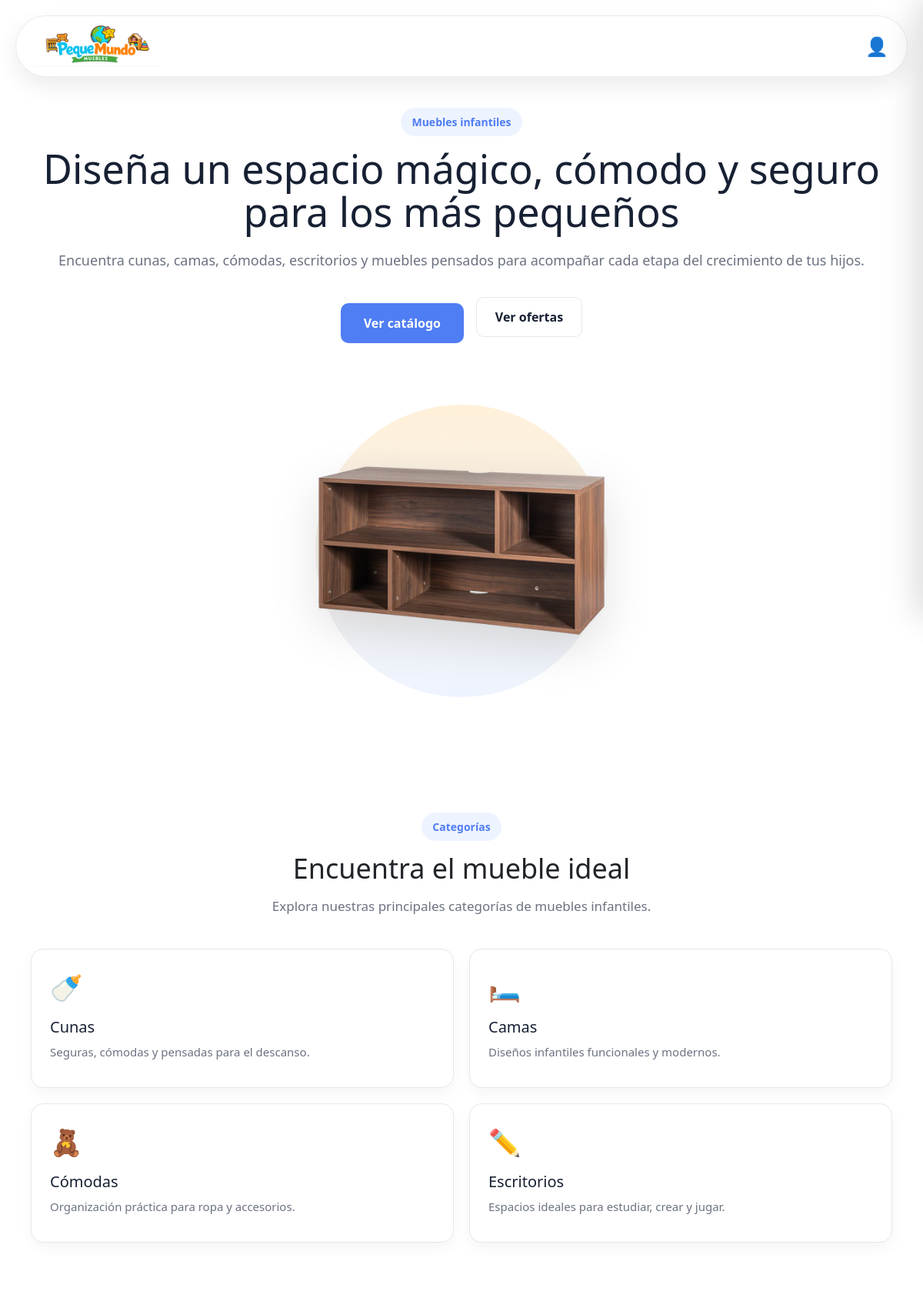
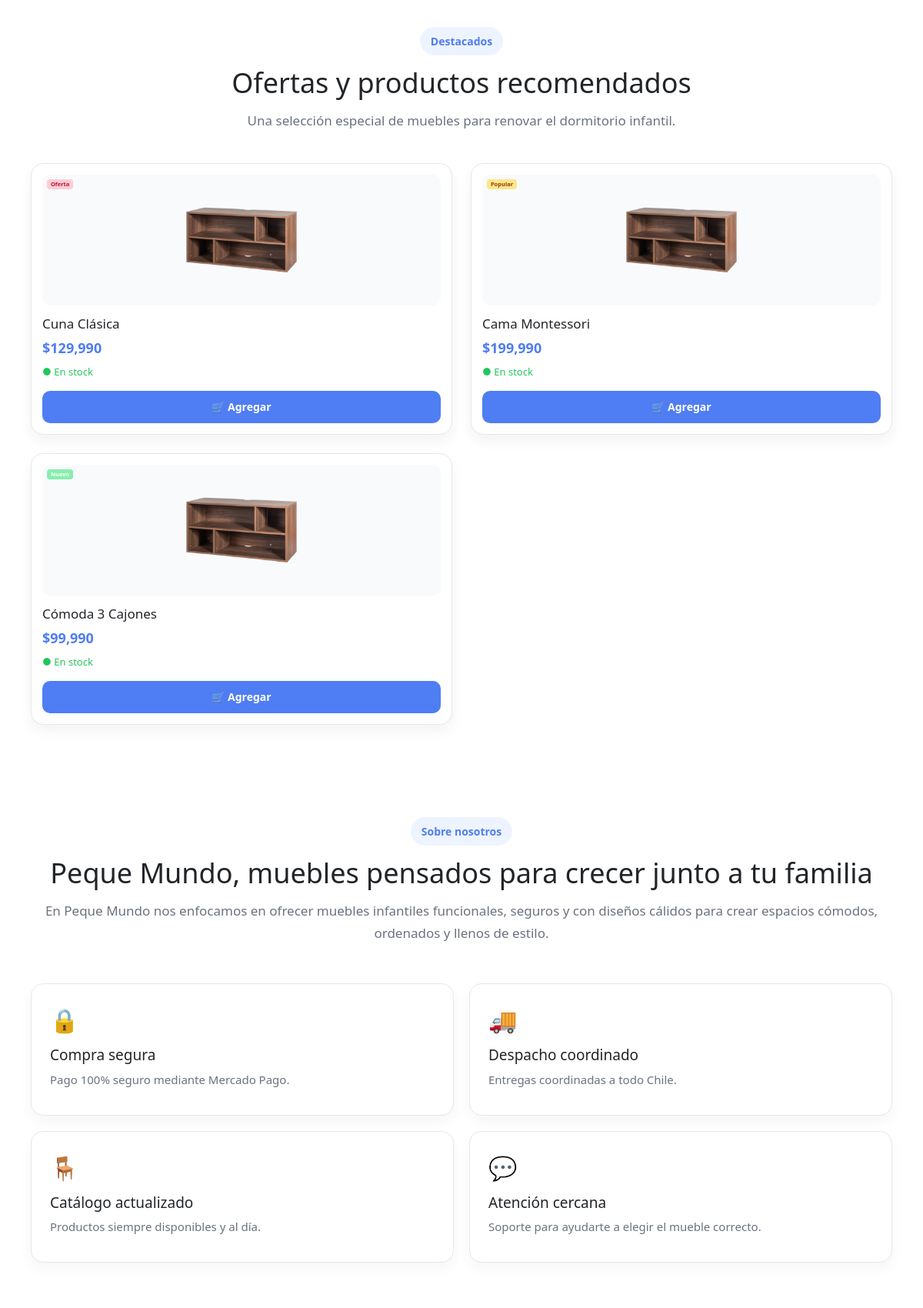
The page / (upper part) on the database its author committed (2 pictures, top to bottom).
### pequemundo/app.py (models this page shows)
class Producto(db.Model):
    id        = db.Column(db.Integer, primary_key=True)
    nombre    = db.Column(db.String(100), nullable=False)
    descripcion = db.Column(db.String(300), nullable=False)
    imagen    = db.Column(db.String(255), nullable=False)
    categoria = db.Column(db.String(50), nullable=False)
    precio    = db.Column(db.Float, nullable=False)
    stock     = db.Column(db.Integer, nullable=False)
    estado    = db.Column(db.String(20), nullable=False)

### pequemundo/app.py (the view)
@app.route('/')
def inicio():
    productos = Producto.query.filter_by(estado='Activo').limit(3).all()
    return render_template('index.html', productos=productos)

### pequemundo/templates/index.html (shortened to what this page needs)
<!DOCTYPE html>
<html lang="es">
<head>
  <link rel="stylesheet" href="{{ url_for('static', filename='css/normalize.css') }}">
  <link rel="stylesheet" href="{{ url_for('static', filename='css/style.css') }}">
</head>
<body>
  <header class="home-header">
    <a href="{{ url_for('inicio') }}" class="home-brand">
      <img src="{{ url_for('static', filename='img/Logo_pequemundo.png') }}" alt="Peque Mundo" class="home-logo">
    </a>
    <div class="home-actions">
      {% if session.get('usuario') %}
        {% if session.get('rol') == 'Admin' %}
          <a href="{{ url_for('dashboard') }}" title="Panel Admin">⚙️</a>
        {% elif session.get('rol') == 'Vendedor' %}
          <a href="{{ url_for('vendedor_dashboard') }}" title="Panel Vendedor">🏪</a>
        {% else %}
          <a href="{{ url_for('mis_pedidos') }}" title="Mis pedidos">📦</a>
        {% endif %}
        <a href="{{ url_for('cerrar_sesion') }}" title="Cerrar sesión">🔓</a>
      {% else %}
        <a href="{{ url_for('login') }}" title="Iniciar sesión">👤</a>
      {% endif %}
    </div>
  </header>
  <main>
    <section class="hero-section">
      <div class="hero-content">
        <span class="hero-label">Muebles infantiles</span>
        <h1>Diseña un espacio mágico, cómodo y seguro para los más pequeños</h1>
        <p>Encuentra cunas, camas, cómodas, escritorios y muebles pensados para acompañar cada etapa del crecimiento de tus hijos.</p>
        <div class="hero-buttons">
          <a href="{{ url_for('catalogo') }}" class="primary-button hero-button">Ver catálogo</a>
          <a href="#ofertas" class="secondary-button">Ver ofertas</a>
        </div>
      </div>
      <div class="hero-image">
        <img src="{{ url_for('static', filename='img/peque-mueble.webp') }}" alt="Mueble infantil Peque Mundo">
      </div>
    </section>
    <section class="home-categories">
      <div class="section-heading">
        <span>Categorías</span>
        <h2>Encuentra el mueble ideal</h2>
        <p>Explora nuestras principales categorías de muebles infantiles.</p>
      </div>
      <div class="category-cards">
        <a href="{{ url_for('catalogo', categoria='Cunas') }}" class="home-category-card">
          <span>🍼</span><h3>Cunas</h3><p>Seguras, cómodas y pensadas para el descanso.</p>
        </a>
        <a href="{{ url_for('catalogo', categoria='Camas') }}" class="home-category-card">
          <span>🛏️</span><h3>Camas</h3><p>Diseños infantiles funcionales y modernos.</p>
        </a>
        <a href="{{ url_for('catalogo', categoria='Cómodas') }}" class="home-category-card">
          <span>🧸</span><h3>Cómodas</h3><p>Organización práctica para ropa y accesorios.</p>
        </a>
        <a href="{{ url_for('catalogo', categoria='Escritorios') }}" class="home-category-card">
          <span>✏️</span><h3>Escritorios</h3><p>Espacios ideales para estudiar, crear y jugar.</p>
        </a>
      </div>
    </section>
    <section class="offers-section" id="ofertas">
      <div class="section-heading">
        <span>Destacados</span>
        <h2>Ofertas y productos recomendados</h2>
        <p>Una selección especial de muebles para renovar el dormitorio infantil.</p>
      </div>
      <div class="offer-grid">
        {% set ofertas = productos[:3] if productos is defined and productos else [] %}
        {% for p in ofertas %}
        <article class="product-card">
          {% if loop.index == 1 %}<span class="badge offer">Oferta</span>
          {% elif loop.index == 2 %}<span class="badge popular">Popular</span>
          {% else %}<span class="badge">Nuevo</span>{% endif %}
          <img src="{{ url_for('static', filename='img/' ~ p.imagen) }}"
               alt="{{ p.nombre }}"
               onerror="this.src='{{ url_for('static', filename='img/peque-mueble.webp') }}'">
          <h3>{{ p.nombre }}</h3>
          <p class="price">${{ "{:,.0f}".format(p.precio) }}</p>
          {% if p.stock > 0 %}
            <p class="stock">● En stock</p>
            <button type="button" onclick="agregarAlCarrito({{ p.id }}, '{{ p.nombre|e }}', {{ p.precio|int }}, {{ p.stock }})">
              🛒 Agregar
            </button>
          {% else %}
            <p style="color:#ef4444;font-size:1.3rem;margin-bottom:1.4rem;">● Agotado</p>
            <button type="button" disabled style="opacity:0.5;cursor:not-allowed;">Sin stock</button>
          {% endif %}
        </article>
        {% endfor %}
      </div>
    </section>
    <section class="about-section" id="nosotros">
      <div class="about-content">
        <span>Sobre nosotros</span>
        <h2>Peque Mundo, muebles pensados para crecer junto a tu familia</h2>
        <p>En Peque Mundo nos enfocamos en ofrecer muebles infantiles funcionales, seguros y con diseños cálidos para crear espacios cómodos, ordenados y llenos de estilo.</p>
      </div>
      <div class="benefits-grid">
        <div class="benefit-card"><span>🔒</span><h3>Compra segura</h3><p>Pago 100% seguro mediante Mercado Pago.</p></div>
        <div class="benefit-card"><span>🚚</span><h3>Despacho coordinado</h3><p>Entregas coordinadas a todo Chile.</p></div>
        <div class="benefit-card"><span>🪑</span><h3>Catálogo actualizado</h3><p>Productos siempre disponibles y al día.</p></div>
        <div class="benefit-card"><span>💬</span><h3>Atención cercana</h3><p>Soporte para ayudarte a elegir el mueble correcto.</p></div>
      </div>
    </section>
  </main>
  <link href="https://cdn.jsdelivr.net/npm/bootstrap@5.3.3/dist/css/bootstrap.min.css" rel="stylesheet">
</body>
</html>

### rows shown on the page
Producto: shows "Oferta", imagen (picture), nombre "Cuna Clásica", precio "129,990"
Producto: shows "Popular", imagen (picture), nombre "Cama Montessori", precio "199,990"
Producto: shows "Nuevo", imagen (picture), nombre "Cómoda 3 Cajones", precio "99,990"
